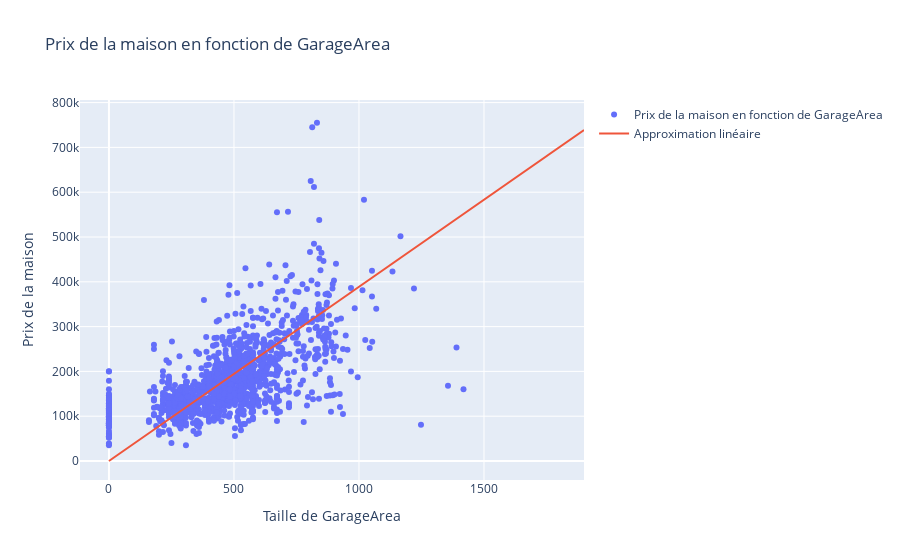
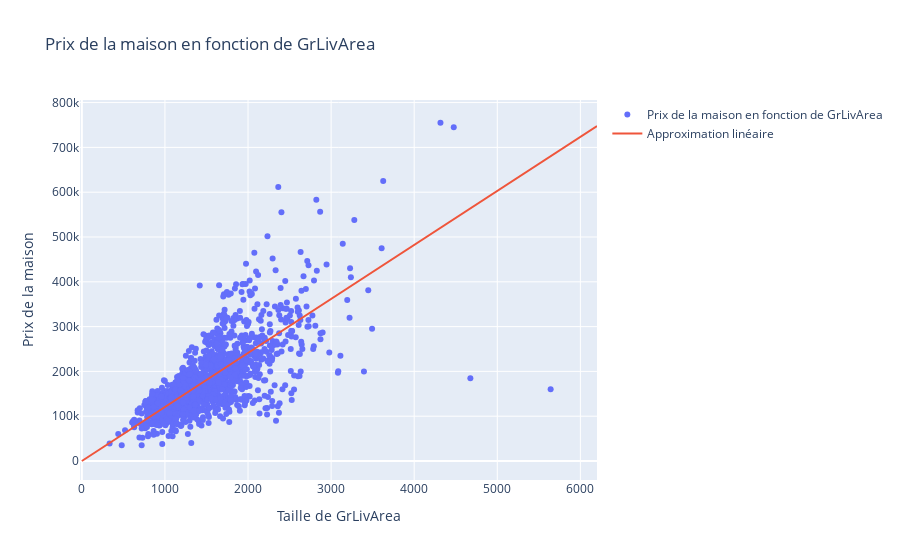

Here is the notebook cell these charts were saved with, in order:
### Code cell
# On ne va pas s'intéresser à PoolArea et de MasVnrArea
col_interest = ["GarageArea", "GrLivArea", "LotArea"]

for my_col in col_interest:
    fig = go.Figure()
    coef_directeur = (train_house.loc[train_house[my_col] > 0]["SalePrice"] / train_house.loc[train_house[my_col] > 0][my_col]).mean()
    fig.add_trace(go.Scatter(x=train_house[my_col], y=train_house["SalePrice"], name=f"Prix de la maison en fonction de {my_col}", mode="markers"))
    fig.add_trace(go.Scatter(x=[k for k in range(0, int(max(train_house["SalePrice"])//coef_directeur), 100)], y=[k * coef_directeur for k in range(0, int(max(train_house["SalePrice"])//coef_directeur), 100)], name="Approximation linéaire",mode="lines"))
    fig.update_layout(title=f"Prix de la maison en fonction de {my_col}", xaxis_title=f"Taille de {my_col}", yaxis_title="Prix de la maison")
    fig.show()

### Figure 1 — Plotly figure (JSON) as saved in the notebook; plotly's stock layout.template omitted (floating-point values rounded to 4 significant figures; data arrays with more than 128 entries replaced by an {"elided": "..."} marker saying what was removed)
{"data": [{"mode": "markers", "name": "Prix de la maison en fonction de GarageArea", "type": "scatter", "x": {"elided": "1460 int values"}, "y": {"elided": "1460 int values"}}, {"mode": "lines", "name": "Approximation linéaire", "type": "scatter", "x": [0, 100, 200, 300, 400, 500, 600, 700, 800, 900, 1000, 1100, 1200, 1300, 1400, 1500, 1600, 1700, 1800, 1900], "y": [0, 38880.0, 77760.0, 116600.0, 155500.0, 194400.0, 233300.0, 272200.0, 311000.0, 349900.0, 388800.0, 427700.0, 466600.0, 505400.0, 544300.0, 583200.0, 622100.0, 661000.0, 699800.0, 738700.0]}], "layout": {"title": {"text": "Prix de la maison en fonction de GarageArea"}, "xaxis": {"title": {"text": "Taille de GarageArea"}}, "yaxis": {"title": {"text": "Prix de la maison"}}}}

### Figure 2 — Plotly figure (JSON) as saved in the notebook; plotly's stock layout.template omitted (floating-point values rounded to 4 significant figures; data arrays with more than 128 entries replaced by an {"elided": "..."} marker saying what was removed)
{"data": [{"mode": "markers", "name": "Prix de la maison en fonction de GrLivArea", "type": "scatter", "x": {"elided": "1460 int values"}, "y": {"elided": "1460 int values"}}, {"mode": "lines", "name": "Approximation linéaire", "type": "scatter", "x": [0, 100, 200, 300, 400, 500, 600, 700, 800, 900, 1000, 1100, 1200, 1300, 1400, 1500, 1600, 1700, 1800, 1900, 2000, 2100, 2200, 2300, 2400, 2500, 2600, 2700, 2800, 2900, 3000, 3100, 3200, 3300, 3400, 3500, 3600, 3700, 3800, 3900, 4000, 4100, 4200, 4300, 4400, 4500, 4600, 4700, 4800, 4900, 5000, 5100, 5200, 5300, 5400, 5500, 5600, 5700, 5800, 5900, 6000, 6100, 6200], "y": [0, 12060.0, 24110.0, 36170.0, 48230.0, 60290.0, 72340.0, 84400.0, 96460.0, 108500.0, 120600.0, 132600.0, 144700.0, 156700.0, 168800.0, 180900.0, 192900.0, 205000.0, 217000.0, 229100.0, 241100.0, 253200.0, 265300.0, 277300.0, 289400.0, 301400.0, 313500.0, 325500.0, 337600.0, 349700.0, 361700.0, 373800.0, 385800.0, 397900.0, 409900.0, 422000.0, 434100.0, 446100.0, 458200.0, 470200.0, 482300.0, 494300.0, 506400.0, 518500.0, 530500.0, 542600.0, 554600.0, 566700.0, 578700.0, 590800.0, 602900.0, 614900.0, 627000.0, 639000.0, 651100.0, 663200.0, 675200.0, 687300.0, 699300.0, 711400.0, 723400.0, 735500.0, 747600.0]}], "layout": {"title": {"text": "Prix de la maison en fonction de GrLivArea"}, "xaxis": {"title": {"text": "Taille de GrLivArea"}}, "yaxis": {"title": {"text": "Prix de la maison"}}}}
